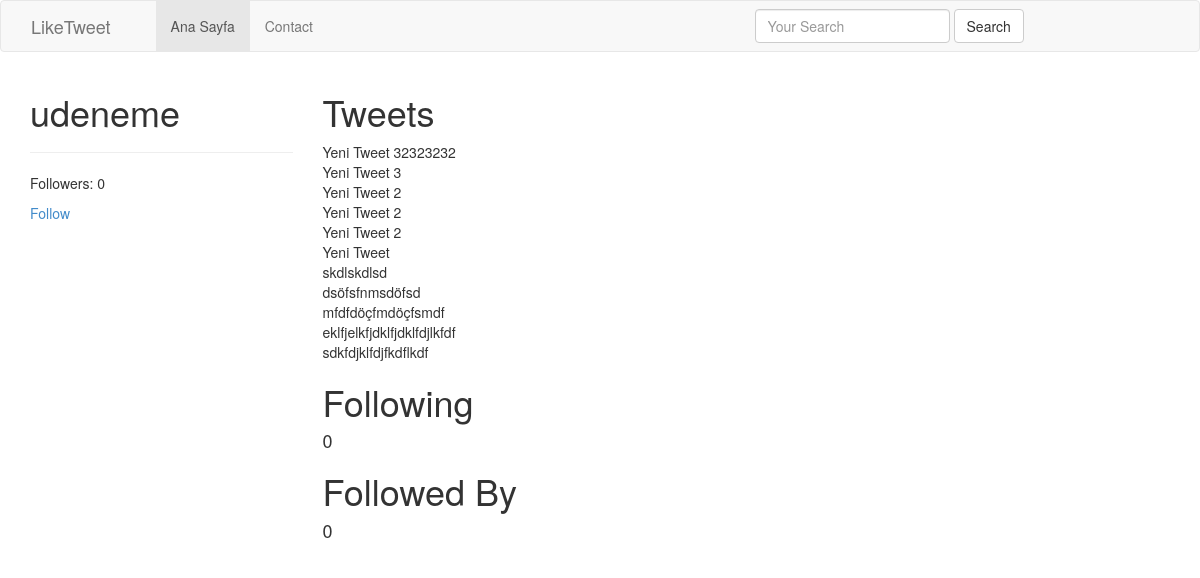
Page /udeneme/ on the earlier database version.
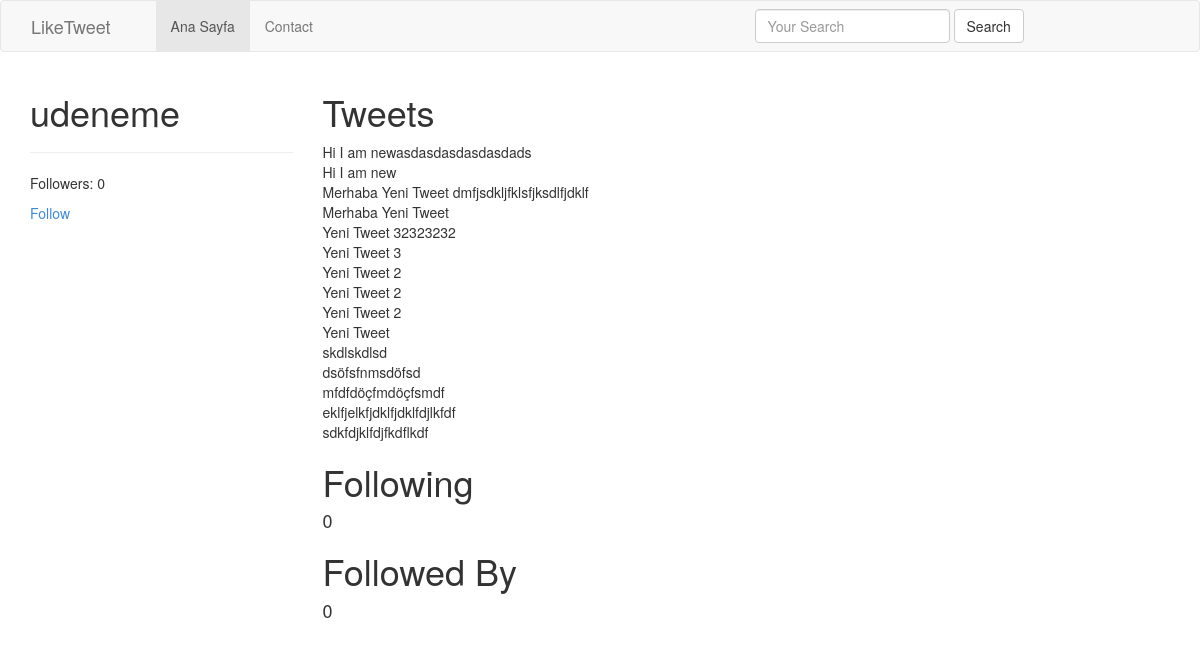
Same page on the later database version.
### tweets/models.py (models this page shows, shortened)
class Tweet(models.Model):
	user 		= models.ForeignKey(settings.AUTH_USER_MODEL)
	content 	= models.CharField(max_length=140, validators=[validate_content])
	updated 	= models.DateTimeField(auto_now=True)
	timestamp 	= models.DateTimeField(auto_now_add=True)
	def __str__(self):
		return str(self.content)
	class Meta:
		ordering = ['-timestamp']

### accounts/views.py (the view)
# urls.py: url(r'^(?P<username>[\w.@+-]+)/$', UserDetailView.as_view(), name="detail"), #/tweet/1
class UserDetailView(DetailView):
	template_name = 'accounts/user_detail.html'
	queryset = User.objects.all()
	def get_object(self):
		return get_object_or_404(User, username__iexact=self.kwargs.get("username")) # ??

### accounts/models.py (called while the page is built)
	def all(self):
		qs = self.get_queryset().all()
		try:
			if self.instance:
				qs = qs.exclude(user=self.instance)
		except:
			pass
		return qs

### accounts/templates/accounts/user_detail.html (shortened to what this page needs)
{% extends "base.html" %}
{% block content %}
	<div class="row">
		<div class="col-sm-3 col-xs-12" >
			<h1>{{ object.username }}</h1>
			<hr>
			<p>Followers: {{ object.followed_by.all.count }}</p>
			<p> <a href='{% url "profiles:follow" username=object.username %}'>Follow</a></p>
		</div>
		<div class="col-sm-9 col-xs-12">
			<h1>Tweets</h1>
			{% for tweet in object.tweet_set.all %}
				{{ tweet }}<br>
			{% endfor %}
			<h1>Following <small>{{ object.profile.get_following.count }}</small></h1>
			{% for user in object.profile.get_following %}
				<a href="/{{ user.username }}">{{ user.username }}</a><br>
			{% empty %}
				<h4>0</h4>
			{% endfor %}
			<h1>Followed By</h1>
			{% for profile in object.profile.followed_by.all %}
				<a href="/{{ profile.user.username }}">{{ profile.user.username }}</a><br>
			{% empty %}
				<h4>0</h4>
			{% endfor %}
		</div>
	</div>
{% endblock content %}

Differences in the rows shown:
added Tweet: content "Hi I am newasdasdasdasdasdads"
added Tweet: content "Hi I am new"
added Tweet: content "Merhaba Yeni Tweet dmfjsdkljfklsfjksdlfjdklf"
added Tweet: content "Merhaba Yeni Tweet"
